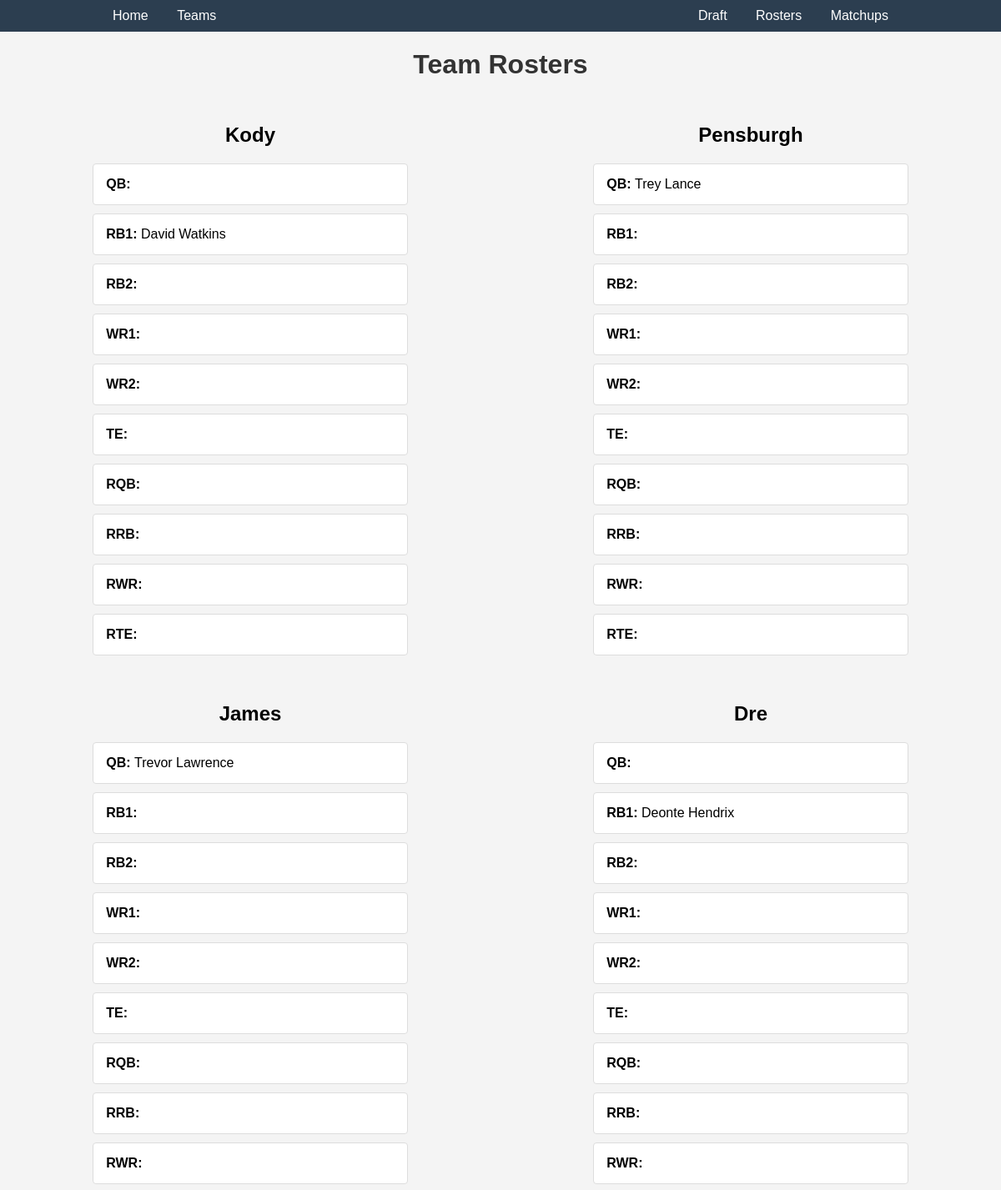
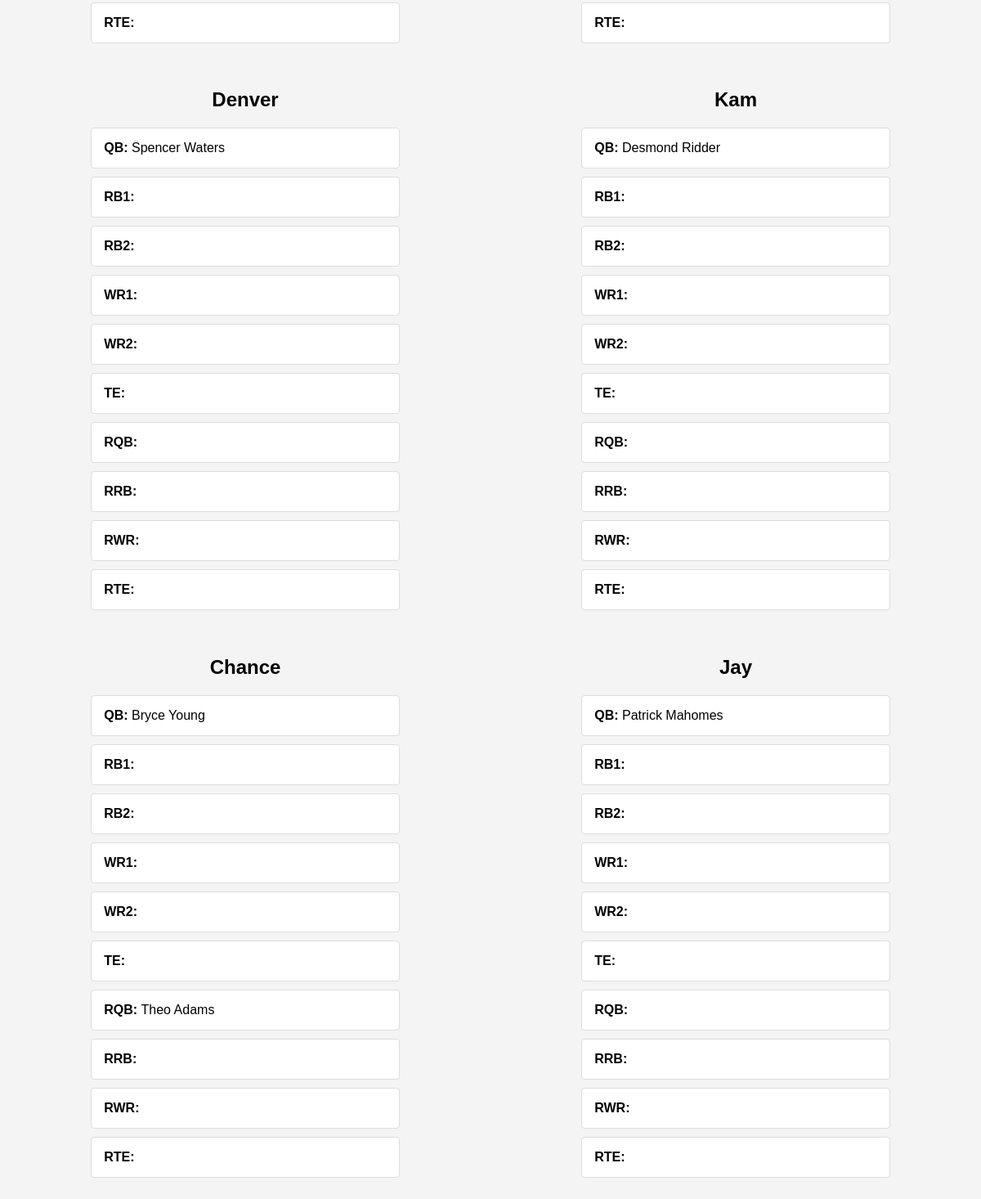
/rosters, run on the app's committed database (2 pictures, top to bottom).
### teams/models.py (models this page shows, shortened)
class Team(models.Model):
    name = models.CharField(max_length=20) # The teams name
    wins = models.PositiveIntegerField(default=0)
    losses = models.PositiveIntegerField(default=0)
    totalPoints = models.PositiveIntegerField(default=0)

class Player(models.Model):
    name = models.CharField(max_length=200)
    rosterId = models.PositiveIntegerField()  # Assuming roster ID is always positive
    team = models.CharField(max_length=100)
    age = models.PositiveIntegerField()  # Age is typically a positive integer
    height = models.PositiveIntegerField()  # Height could be stored in cm as a positive integer
    weight = models.PositiveIntegerField()  # Weight could be stored in kg as a positive integer
    portraitId = models.PositiveIntegerField()  # Portrait ID is a positive integer
    position = models.CharField(max_length=10)  # Position usually is a short string like 'QB'
    lastSeasonPts = models.PositiveIntegerField()  # Points are typically positive
    drafted = models.BooleanField(default=False)  # Boolean should have a default value

### pages/views.py (the view)
# urls.py: path('rosters', views.rosters, name='Rosters'),
@csrf_exempt
def rosters(request):
    teams = Team.objects.all()
    team_rosters = {}
    for team in teams:
        positions = Position.objects.filter(team=team)
        for position in positions:
            print(position.player.name)  # Now correctly accessing the position field of each Position object
        initial_positions = ['QB', 'RB1', 'RB2', 'WR1', 'WR2', 'TE', 'RQB', 'RRB', 'RWR', 'RTE']
        positions_with_none = [{'position': pos, 'player': None} for pos in initial_positions]
        filled_positions = Position.objects.filter(team=team).select_related('player')
        filled_positions_dict = {pos.position: pos.player for pos in filled_positions}
        for position in positions_with_none:
            if position['position'] in filled_positions_dict:
                playerSwap = filled_positions_dict[position['position']]
                position['player'] = playerSwap.name if playerSwap else None
        team_rosters[team] = positions_with_none
    return render(request, 'rosters.html', {'team_rosters': team_rosters})

### templates/rosters.html (shortened to what this page needs)
<!DOCTYPE html>
<html lang="en">
    <head>
        {% load static %}
        <link rel="stylesheet" href="{% static 'pages/rosters.css' %}">
    </head>
    <body>
        {% include 'header.html' %}
        <h1>Team Rosters</h1>
        <div class="container">
            {% for team, positions in team_rosters.items %}
                <div class="team">
                    <h2>{{team.name}}</h2>
                    <ul>
                        {% for position in positions %}
                            <li> <strong>{{ position.position }}: </strong> <span class="player-name">{{ position.player|default:'' }}</span></li>
                        {% empty %}
                            <li>No Players Assigned</li>
                        {% endfor %}
                    </ul>
                </div>
            {% empty %}
                <h2>No Teams Found.</h2>
            {% endfor %}
        </div>
    </body>
</html>

### templates/header.html
{% load static %}
<link rel="stylesheet" href="{% static 'pages/header.css' %}">
<header class="site-header">
    <nav class="nav-bar">
        <div class="nav-left">
            <a href="{% url 'Home' %}">Home</a>
            <a href="{% url 'team_create' %}">Teams</a>
        </div>
        <div class="nav-right">
            <a href="{% url 'Drafting' %}">Draft</a>
            <a href="{% url 'Rosters' %}">Rosters</a>
            <a href="{% url 'Home' %}">Matchups</a>
        </div>
    </nav>
</header>

### static/pages/rosters.css (style rules this page uses)
body { font-family: Arial, sans-serif; margin: 0; padding: 0; background-color: #f4f4f4; text-align: center; }
h1 { color: #333; }
ul { list-style: none; padding: 0; }
li { background-color: #fff; padding: 15px; margin: 10px auto; width: 60%; border: 1px solid #ddd; border-radius: 4px; text-align: left; }
.team { flex: 1 1 48%; margin: 10px 1%; box-sizing: border-box; }
.container { display: flex; flex-wrap: wrap; justify-content: center; }

### static/pages/header.css (style rules this page uses)
.site-header { background: #2c3e50; color: white; padding: 10px 0; }
.nav-bar { display: flex; justify-content: space-between; align-items: center; padding: 0 10%; font-family: 'Trebuchet MS', 'Lucida Sans Unicode', 'Lucida Grande', 'Lucida Sans', Arial, sans-serif; }
.nav-left a, .nav-right a { color: white; text-decoration: none; padding: 10px 15px; transition: color 0.3s ease; }

### data on the page
Team: name "Kody", position "QB" "RB1" "RB2" "WR1" "WR2" "TE" "RQB" "RRB" "RWR" "RTE"
Player: player "David Watkins"
Team: name "Pensburgh", position "QB" "RB1" "RB2" "WR1" "WR2" "TE" "RQB" "RRB" "RWR" "RTE"
Player: player "Trey Lance"
Team: name "James", position "QB" "RB1" "RB2" "WR1" "WR2" "TE" "RQB" "RRB" "RWR" "RTE"
Player: player "Trevor Lawrence"
Team: name "Dre", position "QB" "RB1" "RB2" "WR1" "WR2" "TE" "RQB" "RRB" "RWR" "RTE"
Player: player "Deonte Hendrix"
Team: name "Denver", position "QB" "RB1" "RB2" "WR1" "WR2" "TE" "RQB" "RRB" "RWR" "RTE"
Player: player "Spencer Waters"
Team: name "Kam", position "QB" "RB1" "RB2" "WR1" "WR2" "TE" "RQB" "RRB" "RWR" "RTE"
Player: player "Desmond Ridder"
Team: name "Chance", position "QB" "RB1" "RB2" "WR1" "WR2" "TE" "RQB" "RRB" "RWR" "RTE"
Player: player "Bryce Young"
Player: player "Theo Adams"
Team: name "Jay", position "QB" "RB1" "RB2" "WR1" "WR2" "TE" "RQB" "RRB" "RWR" "RTE"
Player: player "Patrick Mahomes"
